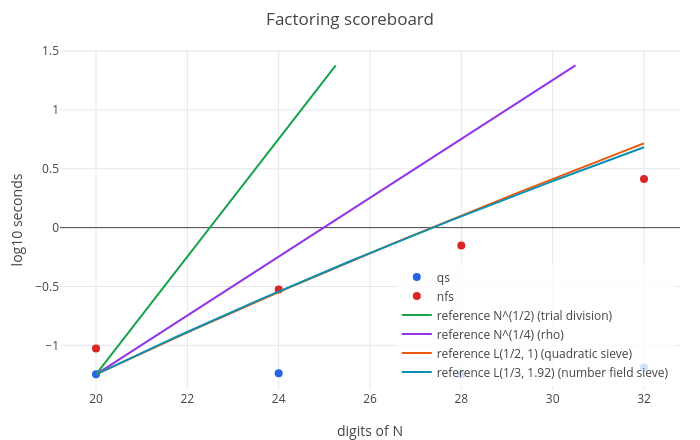

The notebook cell this image was saved under:
### Code cell
sb = scoreboard(["qs" "nfs"], 20:4:32, 1, 30)
scoreplot(sb)
